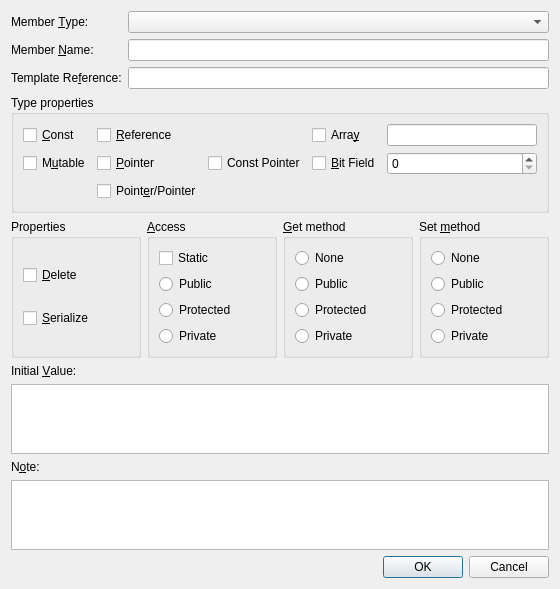
<?xml version="1.0" encoding="UTF-8"?>
<ui version="4.0">
 <class>MemberDialog</class>
 <widget class="QDialog" name="MemberDialog">
  <property name="geometry">
   <rect>
    <x>0</x>
    <y>0</y>
    <width>560</width>
    <height>560</height>
   </rect>
  </property>
  <property name="windowTitle">
   <string>Member</string>
  </property>
  <layout class="QVBoxLayout" name="mainLayout">
   <item>
    <layout class="QGridLayout" name="topGrid">
     <item row="0" column="0">
      <widget class="QLabel" name="labelType">
       <property name="text">
        <string>Member &amp;Type:</string>
       </property>
       <property name="buddy">
        <cstring>comboType</cstring>
       </property>
      </widget>
     </item>
     <item row="0" column="1">
      <widget class="QComboBox" name="comboType"/>
     </item>
     <item row="1" column="0">
      <widget class="QLabel" name="labelName">
       <property name="text">
        <string>Member &amp;Name:</string>
       </property>
       <property name="buddy">
        <cstring>editName</cstring>
       </property>
      </widget>
     </item>
     <item row="1" column="1">
      <widget class="QLineEdit" name="editName"/>
     </item>
     <item row="2" column="0">
      <widget class="QLabel" name="labelTemplate">
       <property name="text">
        <string>Template Re&amp;ference:</string>
       </property>
       <property name="buddy">
        <cstring>editTemplate</cstring>
       </property>
      </widget>
     </item>
     <item row="2" column="1">
      <widget class="QLineEdit" name="editTemplate"/>
     </item>
    </layout>
   </item>
   <item>
    <widget class="QGroupBox" name="groupTypeProps">
     <property name="title">
      <string>Type properties</string>
     </property>
     <layout class="QGridLayout" name="typePropsGrid">
      <item row="0" column="0">
       <widget class="QCheckBox" name="checkConst">
        <property name="text">
         <string>&amp;Const</string>
        </property>
       </widget>
      </item>
      <item row="1" column="0">
       <widget class="QCheckBox" name="checkMutable">
        <property name="text">
         <string>M&amp;utable</string>
        </property>
       </widget>
      </item>
      <item row="0" column="1">
       <widget class="QCheckBox" name="checkReference">
        <property name="text">
         <string>&amp;Reference</string>
        </property>
       </widget>
      </item>
      <item row="1" column="1">
       <widget class="QCheckBox" name="checkPointer">
        <property name="text">
         <string>&amp;Pointer</string>
        </property>
       </widget>
      </item>
      <item row="2" column="1">
       <widget class="QCheckBox" name="checkPointerPointer">
        <property name="text">
         <string>Point&amp;er/Pointer</string>
        </property>
       </widget>
      </item>
      <item row="1" column="2">
       <widget class="QCheckBox" name="checkConstPointer">
        <property name="text">
         <string>Const Pointer</string>
        </property>
       </widget>
      </item>
      <item row="0" column="3">
       <widget class="QCheckBox" name="checkArray">
        <property name="text">
         <string>Arra&amp;y</string>
        </property>
       </widget>
      </item>
      <item row="0" column="4">
       <widget class="QLineEdit" name="editArraySize"/>
      </item>
      <item row="1" column="3">
       <widget class="QCheckBox" name="checkBitField">
        <property name="text">
         <string>&amp;Bit Field</string>
        </property>
       </widget>
      </item>
      <item row="1" column="4">
       <widget class="QSpinBox" name="spinBitFieldSize">
        <property name="maximum">
         <number>32</number>
        </property>
       </widget>
      </item>
     </layout>
    </widget>
   </item>
   <item>
    <layout class="QHBoxLayout" name="groupsLayout">
     <item>
      <widget class="QGroupBox" name="groupProperties">
       <property name="title">
        <string>Properties</string>
       </property>
       <layout class="QVBoxLayout" name="propertiesLayout">
        <item>
         <widget class="QCheckBox" name="checkDelete">
          <property name="text">
           <string>&amp;Delete</string>
          </property>
         </widget>
        </item>
        <item>
         <widget class="QCheckBox" name="checkSerialize">
          <property name="text">
           <string>&amp;Serialize</string>
          </property>
         </widget>
        </item>
       </layout>
      </widget>
     </item>
     <item>
      <widget class="QGroupBox" name="groupAccess">
       <property name="title">
        <string>&amp;Access</string>
       </property>
       <layout class="QVBoxLayout" name="accessLayout">
        <item>
         <widget class="QCheckBox" name="checkStatic">
          <property name="text">
           <string>Static</string>
          </property>
         </widget>
        </item>
        <item>
         <widget class="QRadioButton" name="radioAccessPublic">
          <property name="text">
           <string>Public</string>
          </property>
         </widget>
        </item>
        <item>
         <widget class="QRadioButton" name="radioAccessProtected">
          <property name="text">
           <string>Protected</string>
          </property>
         </widget>
        </item>
        <item>
         <widget class="QRadioButton" name="radioAccessPrivate">
          <property name="text">
           <string>Private</string>
          </property>
         </widget>
        </item>
       </layout>
      </widget>
     </item>
     <item>
      <widget class="QGroupBox" name="groupGet">
       <property name="title">
        <string>&amp;Get method</string>
       </property>
       <layout class="QVBoxLayout" name="getLayout">
        <item>
         <widget class="QRadioButton" name="radioGetNone">
          <property name="text">
           <string>None</string>
          </property>
         </widget>
        </item>
        <item>
         <widget class="QRadioButton" name="radioGetPublic">
          <property name="text">
           <string>Public</string>
          </property>
         </widget>
        </item>
        <item>
         <widget class="QRadioButton" name="radioGetProtected">
          <property name="text">
           <string>Protected</string>
          </property>
         </widget>
        </item>
        <item>
         <widget class="QRadioButton" name="radioGetPrivate">
          <property name="text">
           <string>Private</string>
          </property>
         </widget>
        </item>
       </layout>
      </widget>
     </item>
     <item>
      <widget class="QGroupBox" name="groupSet">
       <property name="title">
        <string>Set &amp;method</string>
       </property>
       <layout class="QVBoxLayout" name="setLayout">
        <item>
         <widget class="QRadioButton" name="radioSetNone">
          <property name="text">
           <string>None</string>
          </property>
         </widget>
        </item>
        <item>
         <widget class="QRadioButton" name="radioSetPublic">
          <property name="text">
           <string>Public</string>
          </property>
         </widget>
        </item>
        <item>
         <widget class="QRadioButton" name="radioSetProtected">
          <property name="text">
           <string>Protected</string>
          </property>
         </widget>
        </item>
        <item>
         <widget class="QRadioButton" name="radioSetPrivate">
          <property name="text">
           <string>Private</string>
          </property>
         </widget>
        </item>
       </layout>
      </widget>
     </item>
    </layout>
   </item>
   <item>
    <widget class="QLabel" name="labelInitialization">
     <property name="text">
      <string>Initial &amp;Value:</string>
     </property>
     <property name="buddy">
      <cstring>editInitialization</cstring>
     </property>
    </widget>
   </item>
   <item>
    <widget class="QPlainTextEdit" name="editInitialization">
     <property name="maximumHeight">
      <number>70</number>
     </property>
    </widget>
   </item>
   <item>
    <widget class="QLabel" name="labelNote">
     <property name="text">
      <string>N&amp;ote:</string>
     </property>
     <property name="buddy">
      <cstring>editNote</cstring>
     </property>
    </widget>
   </item>
   <item>
    <widget class="QPlainTextEdit" name="editNote"/>
   </item>
   <item>
    <widget class="QDialogButtonBox" name="buttonBox">
     <property name="orientation">
      <enum>Qt::Orientation::Horizontal</enum>
     </property>
     <property name="standardButtons">
      <set>QDialogButtonBox::StandardButton::Cancel|QDialogButtonBox::StandardButton::Ok</set>
     </property>
    </widget>
   </item>
  </layout>
 </widget>
 <resources/>
 <connections/>
</ui>
